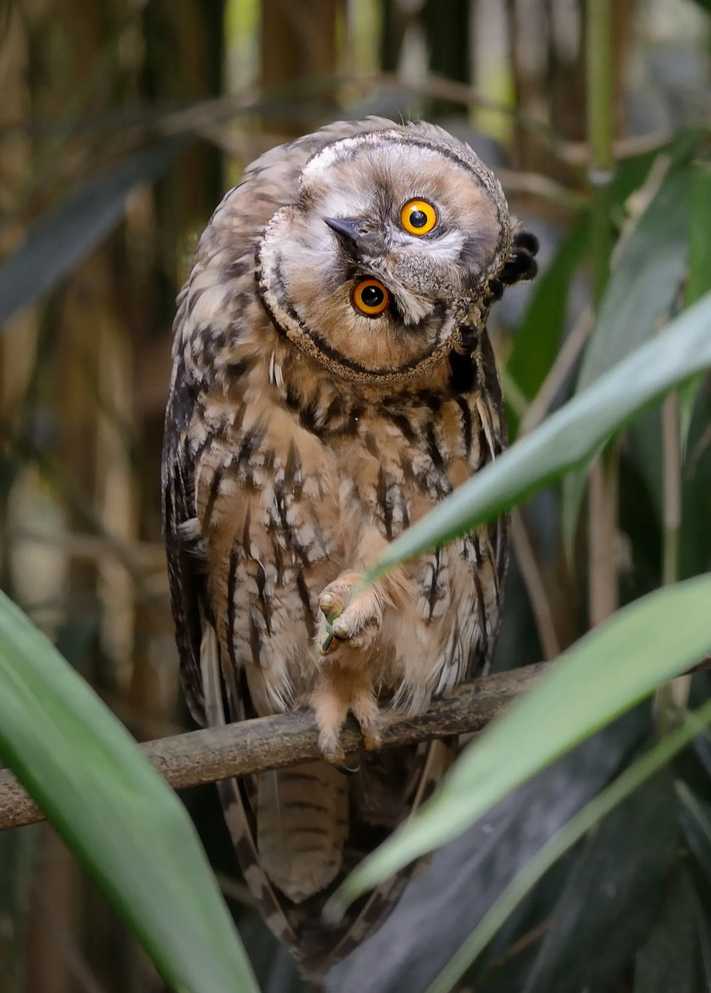
#> input picture imagenPrueba/image.png, 711 x 993 px, shrunk from 1600 x 2236 before the run, found by its file name
$ python taller5.py   (older library calls are emulated)
#> lines starting #> are read from the running program, lines starting #| are printed output that depends on the picture; after the words box and inside, x2 and y2 are one past the last pixel; in counts of white or black regions, pixels touching at a corner belong together
import cv2
import matplotlib.pyplot as plt
import numpy as np

# ==========================================
# 1. CARGA DE IMAGEN EN ESCALA DE GRISES
# ==========================================
ruta_imagen = '/workspaces/IA-2/imagenPrueba/image.png'
imagen = cv2.imread(ruta_imagen, cv2.IMREAD_GRAYSCALE)
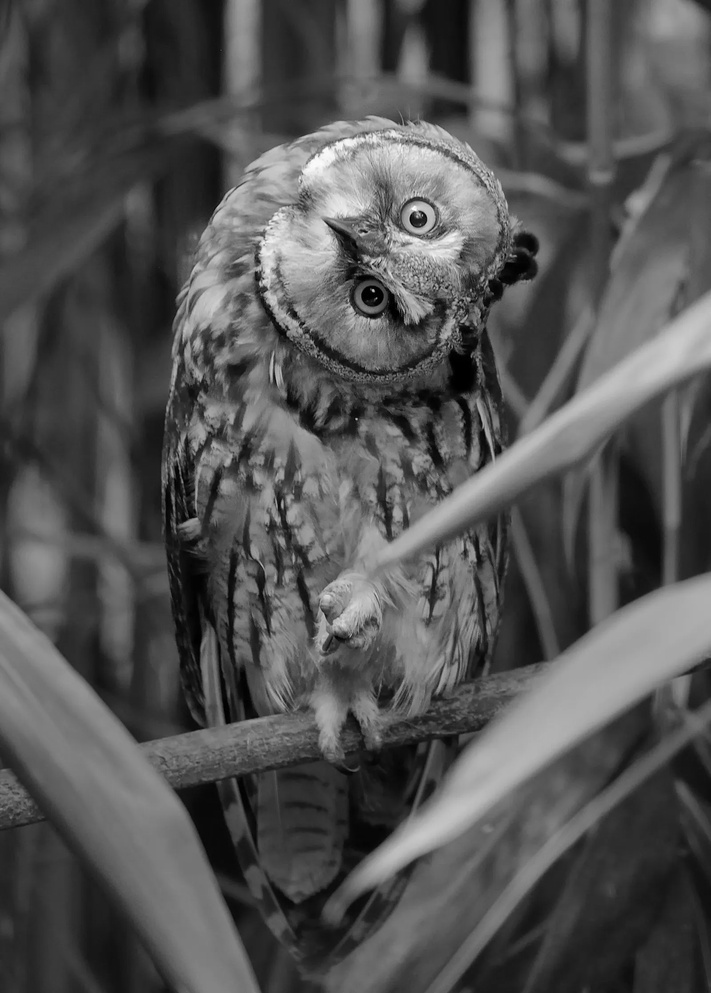
#> imagen: shape (993, 711); min 0, max 253, mean 83.4

if imagen is None:
    print("Error: No se encontró la imagen en la ruta especificada.")
else:
    print("Imagen cargada exitosamente para la detección de bordes.")

    # ==========================================
    # 2. OPERADORES DE SOBEL (Derivadas 1er Orden)
    # ==========================================
    # Gradiente Horizontal (Sobel X)
    sobel_x = cv2.Sobel(imagen, cv2.CV_64F, 1, 0, ksize=3)
    sobel_x_abs = cv2.convertScaleAbs(sobel_x)

    # Gradiente Vertical (Sobel Y)
    sobel_y = cv2.Sobel(imagen, cv2.CV_64F, 0, 1, ksize=3)
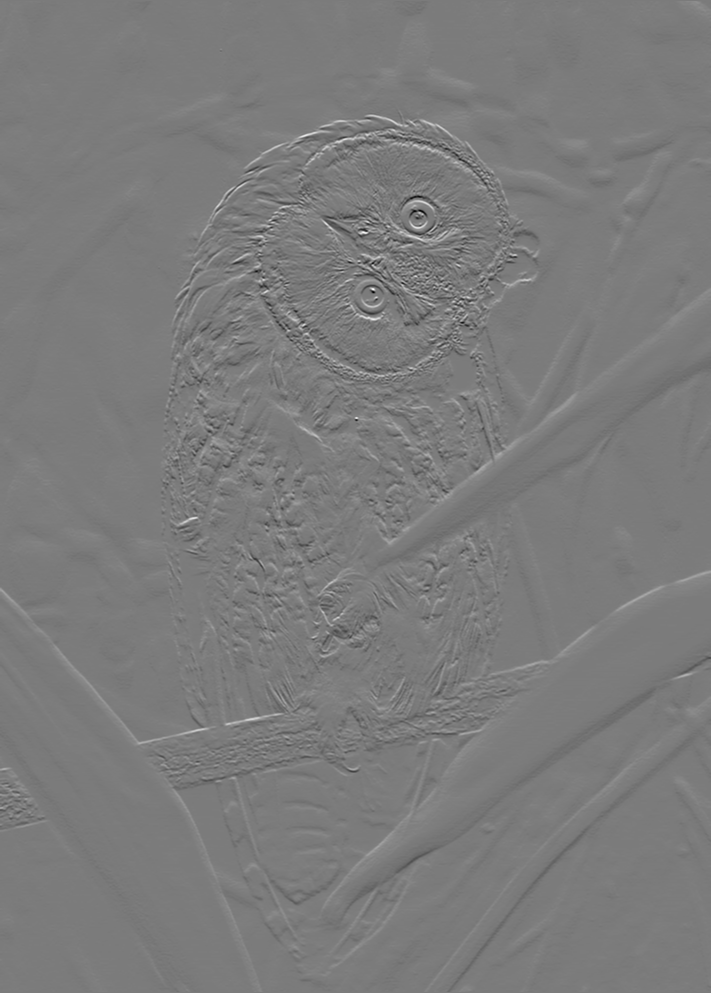
#> sobel_y: shape (993, 711) float64; min -622, max 658, mean -0.1; drawn with min black and max white
    sobel_y_abs = cv2.convertScaleAbs(sobel_y)

    # Combinación de Sobel Magnitude: sqrt(Gx^2 + Gy^2)
    sobel_combinado = cv2.addWeighted(sobel_x_abs, 0.5, sobel_y_abs, 0.5, 0)
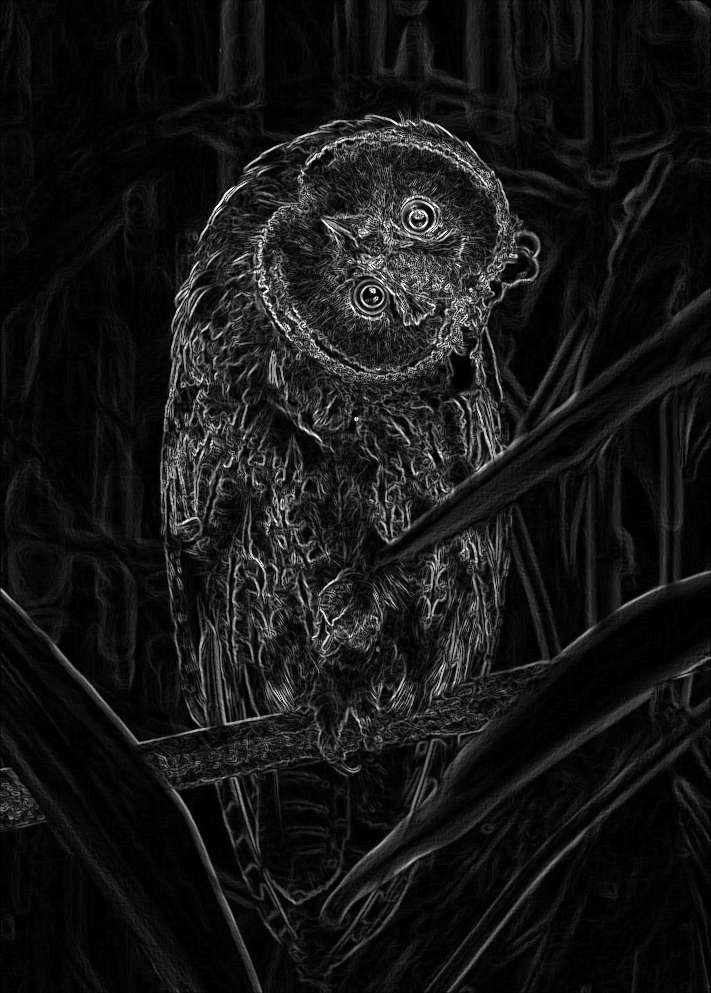
#> sobel_combinado: shape (993, 711); min 0, max 255, mean 22.2

    # Guardar imágenes de Sobel
    cv2.imwrite('1_sobel_x.png', sobel_x_abs)
    cv2.imwrite('2_sobel_y.png', sobel_y_abs)
    cv2.imwrite('3_sobel_combinado.png', sobel_combinado)

    # ==========================================
    # 3. ALGORITMO CANNY Y EXPERIMENTACIÓN
    # ==========================================
    # Canny Estándar (Umbrales 50 y 150)
    canny_estandar = cv2.Canny(imagen, 50, 150)
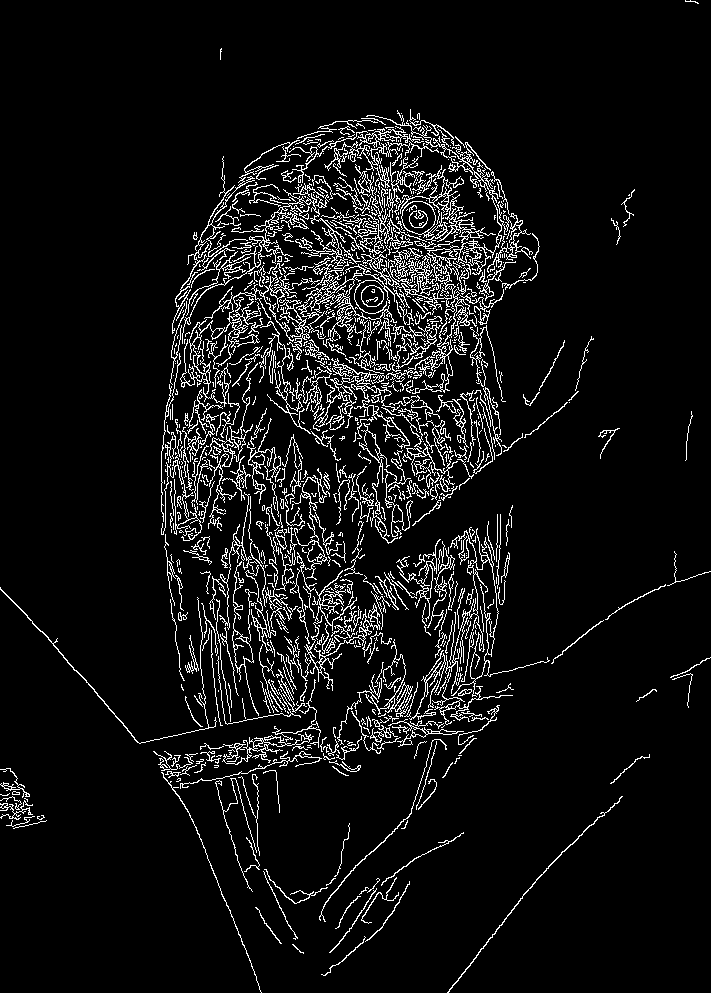
#> canny_estandar: shape (993, 711); 7.1% white in thin lines or dots

    # Canny Permisivo / Sensible (Umbrales bajos: 10 y 50) -> Más ruido, más bordes
    canny_bajo = cv2.Canny(imagen, 10, 50)
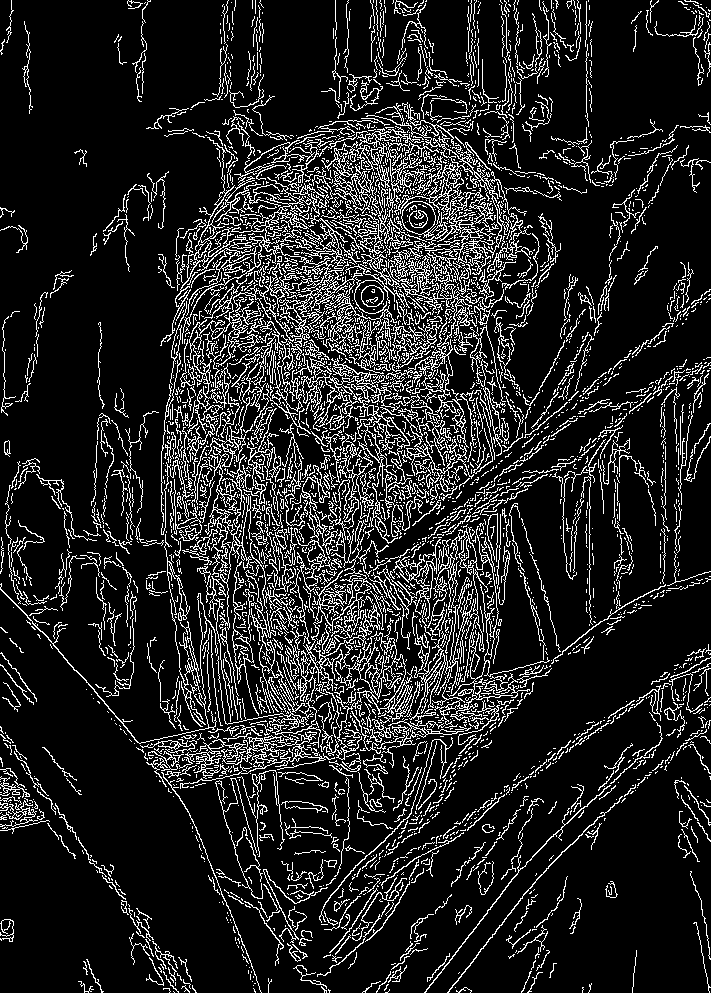
#> canny_bajo: shape (993, 711); 14% white in thin lines or dots

    # Canny Estricto (Umbrales altos: 200 y 250) -> Solo bordes muy marcados
    canny_alto = cv2.Canny(imagen, 200, 250)
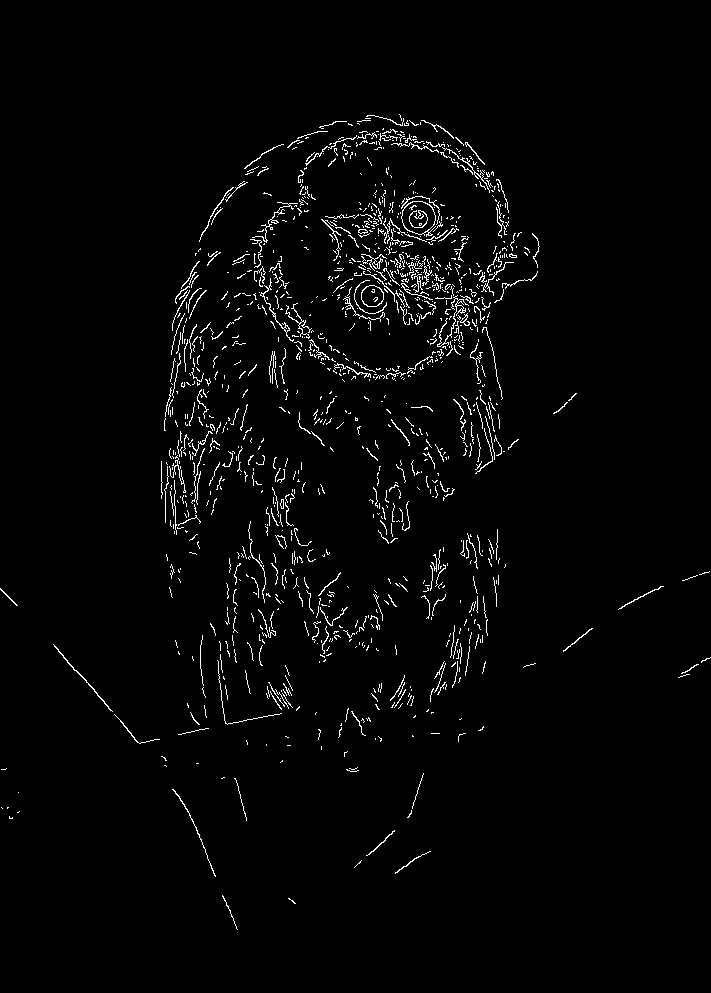
#> canny_alto: shape (993, 711); 2.3% white in thin lines or dots, all inside (x1, y1, x2, y2) = (0, 114, 711, 930)

    # Guardar imágenes de Canny
    cv2.imwrite('4_canny_estandar.png', canny_estandar)
    cv2.imwrite('5_canny_sensible.png', canny_bajo)
    cv2.imwrite('6_canny_estricto.png', canny_alto)

    # ==========================================
    # 4. GRAFICAR Y COMPARAR (Matplotlib)
    # ==========================================
    # Panel 1: Comparativa de Sobel vs Canny
    plt.figure(figsize=(15, 8))

    plt.subplot(2, 2, 1)
    plt.imshow(imagen, cmap='gray')
    plt.title("1. Original Grises")
    plt.axis('off')

    plt.subplot(2, 2, 2)
    plt.imshow(sobel_x_abs, cmap='gray')
    plt.title("2. Sobel X (Bordes Verticales)")
    plt.axis('off')

    plt.subplot(2, 2, 3)
    plt.imshow(sobel_y_abs, cmap='gray')
    plt.title("3. Sobel Y (Bordes Horizontales)")
    plt.axis('off')

    plt.subplot(2, 2, 4)
    plt.imshow(canny_estandar, cmap='gray')
    plt.title("4. Algoritmo Canny Estándar (50, 150)")
    plt.axis('off')

    plt.tight_layout()
    plt.savefig('comparativa_sobel_canny.png')

    # Panel 2: Experimentación con Umbrales de Canny
    plt.figure(figsize=(15, 5))

    plt.subplot(1, 3, 1)
    plt.imshow(canny_bajo, cmap='gray')
    plt.title("Canny Sensible (10, 50)")
    plt.axis('off')

    plt.subplot(1, 3, 2)
    plt.imshow(canny_estandar, cmap='gray')
    plt.title("Canny Óptimo/Estándar (50, 150)")
    plt.axis('off')

    plt.subplot(1, 3, 3)
    plt.imshow(canny_alto, cmap='gray')
    plt.title("Canny Estricto (200, 250)")
    plt.axis('off')

    plt.tight_layout()
    plt.savefig('comparativa_umbrales_canny.png')

    print("\n¡Proceso del Taller 5 completado exitosamente!")
    print("Archivos de visualización guardados en tu espacio de trabajo:")
    print(" - 'comparativa_sobel_canny.png'")
    print(" - 'comparativa_umbrales_canny.png'")
